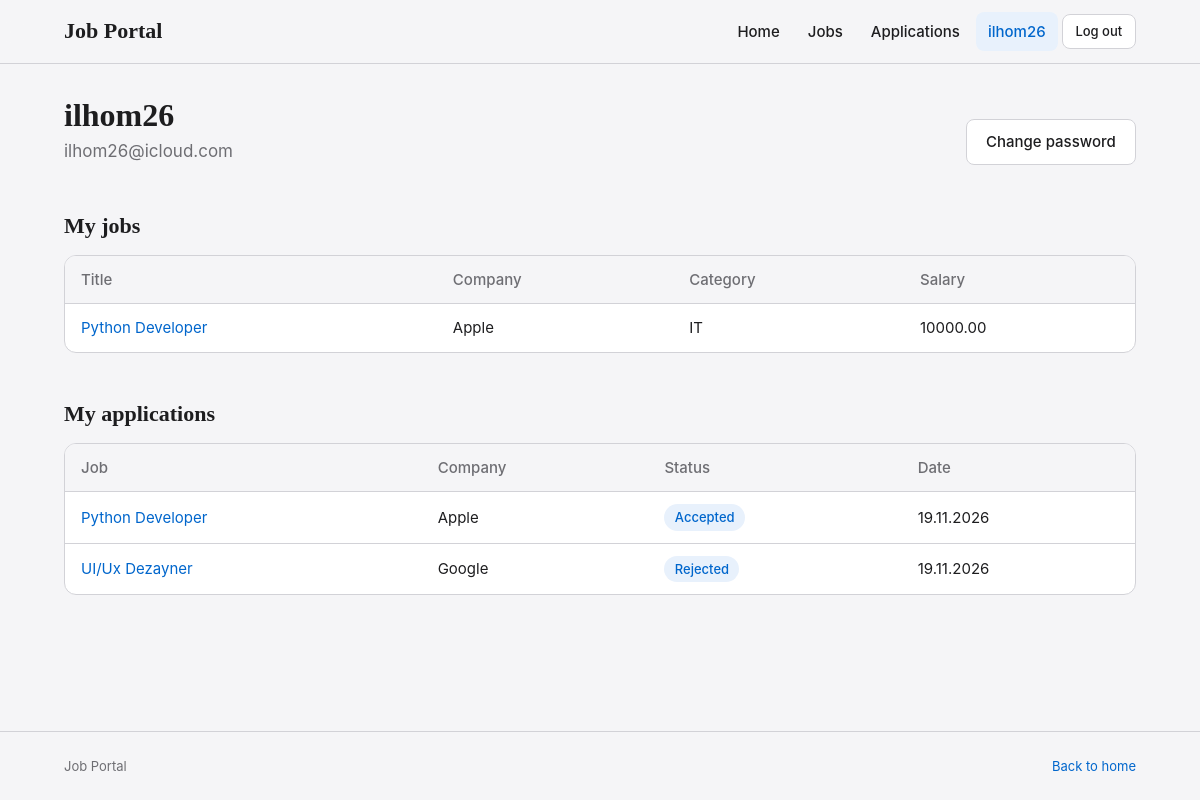
The page /account/profile/ (signed in) on the database its author committed.
### myapp/models.py (models this page shows, shortened)
class Application(models.Model):
    STATUS_CHOICES = [('pending', 'Pending'), ('accepted', 'Accepted'), ('rejected', 'Rejected'),]
    job = models.ForeignKey(Job, on_delete=models.CASCADE, related_name='applications')
    user = models.ForeignKey(User, on_delete=models.CASCADE, related_name='applications')
    cover_letter = models.TextField()
    status = models.CharField(max_length=20, choices=STATUS_CHOICES, default='pending')
    created_at = models.DateTimeField(auto_now_add=True)

class Job(models.Model):
    EMPLOYMENT_TYPES = [('full_time', 'Full time'), ('part_time', 'Part time')]
    title = models.CharField(max_length=200)
    description = models.TextField()
    salary = models.DecimalField(max_digits=10, decimal_places=2)
    location = models.CharField(max_length=100)
    employment_type = models.CharField(max_length=20, choices=EMPLOYMENT_TYPES)
    created_at = models.DateTimeField(auto_now_add=True)
    company = models.ForeignKey(Company, on_delete=models.CASCADE, related_name='jobs')
    category = models.ForeignKey(Category, on_delete=models.CASCADE, related_name='jobs')
    created_by = models.ForeignKey(User, on_delete=models.CASCADE, related_name='jobs')

class Company(models.Model):
    name = models.CharField(max_length=100)
    description = models.TextField()
    website = models.URLField()

class Category(models.Model):
    name = models.CharField(max_length=100)

### account/views.py (the view)
# urls.py: path('profile/', profile, name='profile'),
@login_required
def profile(request):
    applications = request.user.applications.select_related('job', 'job__company', 'job__category')
    accepted = applications.filter(status='accepted')
    return render(request, 'profile.html', {'applications': applications, 'accepted': accepted})

### templates/profile.html (shortened to what this page needs)
{% extends "base.html" %}
{% block content %}
<div class="page-header">
    <div>
        <h1>{{ user.username }}</h1>
        <p>{{ user.email }}</p>
    </div>
    <a class="btn" href="{% url 'change_password' %}">Change password</a>
</div>
<h2 class="section-title">My jobs</h2>
<div class="table-wrap">
    <table class="table">
        <tr><th>Title</th><th>Company</th><th>Category</th><th>Salary</th></tr>
        {% for i in accepted %}
            <tr><td><a href="{% url 'job_detail' i.job.id %}">{{ i.job.title }}</a></td><td>{{ i.job.company.name }}</td><td>{{ i.job.category.name }}</td><td>{{ i.job.salary }}</td></tr>
        {% empty %}
            <tr><td colspan="4">No jobs yet.</td></tr>
        {% endfor %}
    </table>
</div>
<h2 class="section-title">My applications</h2>
<div class="table-wrap">
    <table class="table">
        <tr><th>Job</th><th>Company</th><th>Status</th><th>Date</th></tr>
        {% for i in applications %}
            <tr><td><a href="{% url 'job_detail' i.job.id %}">{{ i.job.title }}</a></td><td>{{ i.job.company.name }}</td><td><span class="badge">{{ i.get_status_display }}</span></td><td>{{ i.created_at|date:"d.m.Y" }}</td></tr>
        {% empty %}
            <tr><td colspan="4">No applications yet.</td></tr>
        {% endfor %}
    </table>
</div>
{% endblock %}

### templates/base.html (shortened to what this page needs)
{% load static %}
<!DOCTYPE html>
<html lang="en">
<head>
    <link rel="stylesheet" href="{% static 'css/style.css' %}">
</head>
<body>
{% block nav %}
    <header class="navbar">
        <div class="container">
            <a class="brand" href="{% url 'home' %}">Job Portal</a>
            <nav class="nav-menu">
                <a class="nav-link {% if request.resolver_match.url_name == 'home' %}active{% endif %}" href="{% url 'home' %}">Home</a>
                <a class="nav-link {% if request.resolver_match.url_name == 'job_list' %}active{% endif %}" href="{% url 'job_list' %}">Jobs</a>
                {% if user.is_authenticated %}
                    {% if user.username != 'admin' %}
                        <a class="nav-link {% if request.resolver_match.url_name == 'applications' %}active{% endif %}" href="{% url 'applications' %}">Applications</a>
                        <a class="nav-link {% if request.resolver_match.url_name == 'profile' %}active{% endif %}" href="{% url 'profile' %}">{{ user.username }}</a>
                    {% endif %}
                    <form method="post" action="{% url 'logout' %}">
                        <button type="submit" class="btn btn-sm">Log out</button>
                    </form>
                {% else %}
                    <a class="nav-link {% if request.resolver_match.url_name == 'login' %}active{% endif %}" href="{% url 'login' %}">Login</a>
                    <a class="nav-link {% if request.resolver_match.url_name == 'register' %}active{% endif %}" href="{% url 'register' %}">Register</a>
                {% endif %}
            </nav>
        </div>
    </header>
{% endblock %}
    <main class="main">
        <div class="container {% block container_class %}{% endblock %}">
            {% block content %}{% endblock %}
        </div>
    </main>
{% block footer %}
    <footer class="footer">
        <div class="container">
            <span>Job Portal</span>
            <a href="{% url 'home' %}">Back to home</a>
        </div>
    </footer>
{% endblock %}
</body>
</html>

### rows shown on the page
Application: job "Python Developer", job.company.name "Apple", job.category.name "IT", job.salary "10000.00", status "Accepted", created_at "19.11.2026"
Application: job "UI/Ux Dezayner", job.company.name "Google", status "Rejected", created_at "19.11.2026"

### other values the page prints
{{ user.username }} "ilhom26"
{{ user.email }} "ilhom26@icloud.com"
